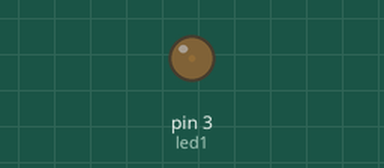
This sketch was run on a simulated Arduino Uno, built with avr-gcc and run on an emulated ATmega328P. Shown: output pins drawn as LEDs (lit = HIGH).

Above: at 0.05 s.
At 5.75 s:
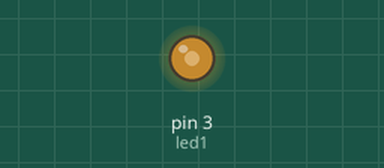
At 8.6 s:
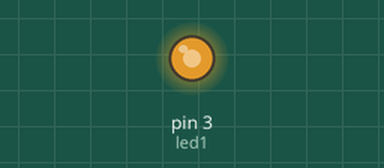
At 11.45 s:
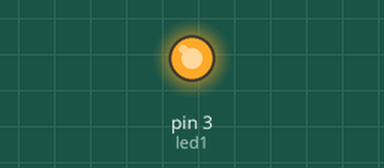
Timing chart, 0 to 14.9 s (numbered marks = the images above):
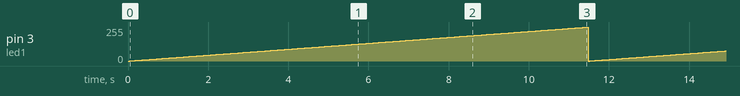

The sketch:

For_loop.ino
```cpp
int led1 = 3;

void setup() {
}

void loop() {
  for(int i = 0; i < 255; i++){
    analogWrite(led1, i);
    delay(45);
  }
}
```

Measured:
- by itself, pin 3 (led1): ramps from 0/255 to 254/255 and jumps back, once every 11.5 s
